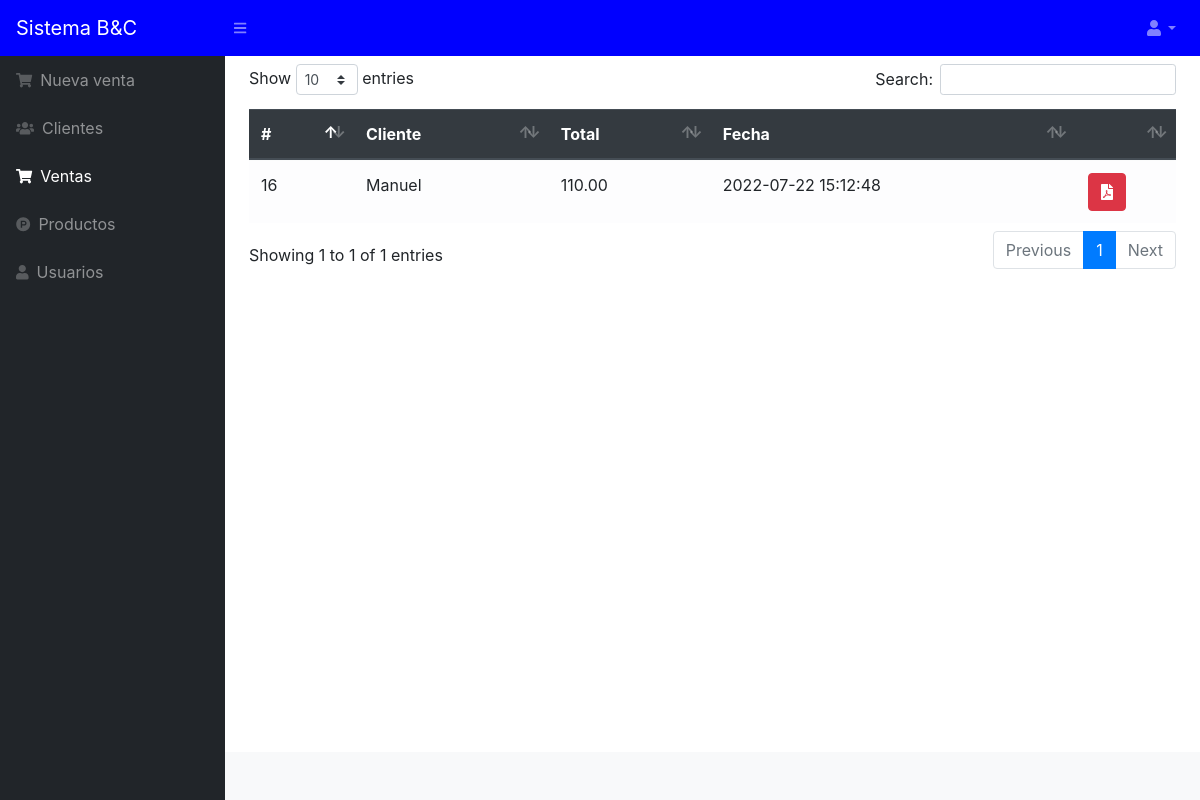
/sis_venta/src/lista_ventas.php (signed in), run on the app's committed database.
### tables this page shows
CREATE TABLE `ventas` (
  `id` int(11) NOT NULL,
  `id_cliente` int(11) NOT NULL,
  `total` decimal(10,2) NOT NULL,
  `id_usuario` int(11) NOT NULL,
  `fecha` timestamp NOT NULL DEFAULT current_timestamp() ON UPDATE current_timestamp()
);

CREATE TABLE `cliente` (
  `idcliente` int(11) NOT NULL,
  `nombre` varchar(100) NOT NULL,
  `telefono` varchar(15) NOT NULL,
  `direccion` varchar(200) NOT NULL,
  `usuario_id` int(11) NOT NULL,
  `estado` int(11) NOT NULL DEFAULT 1
);

### sis_venta/src/lista_ventas.php (the view, shortened to what this page needs)
<?php
include_once "includes/header.php";
require_once "../conexion.php";
$query = mysqli_query($conexion, "SELECT v.*, c.idcliente, c.nombre FROM ventas v INNER JOIN cliente c ON v.id_cliente = c.idcliente");
?>
<table class="table table-light" id="tbl">
    <thead class="thead-dark">
        <tr>
            <th>#</th>
            <th>Cliente</th>
            <th>Total</th>
            <th>Fecha</th>
            <th></th>
        </tr>
    </thead>
    <tbody>
        <?php while ($row = mysqli_fetch_assoc($query)) { ?>
            <tr>
                <td><?php echo $row['id']; ?></td>
                <td><?php echo $row['nombre']; ?></td>
                <td><?php echo $row['total']; ?></td>
                <td><?php echo $row['fecha']; ?></td>
                <td>
                    <a href="pdf/generar.php?cl=<?php echo $row['id_cliente'] ?>&v=<?php echo $row['id'] ?>" target="_blank" class="btn btn-danger"><i class="fas fa-file-pdf"></i></a>
                </td>
            </tr>
        <?php } ?>
    </tbody>
</table>
<?php include_once "includes/footer.php"; ?>

### data on the page
ventas: id "16", id_cliente.nombre "Manuel", total "110.00", fecha "2022-07-22 15:12:48"
